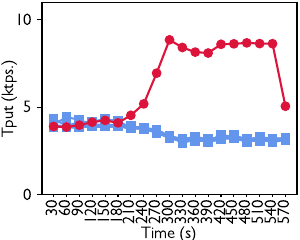

This figure's Python source:
import pandas as pd
import matplotlib.pyplot as plt

plt.rcParams["font.family"] = "Gill Sans"
plt.rcParams["font.size"] = "12"

data = pd.read_csv("timeline.csv")

fast_df = data.loc[data["node"] == 1]
slow_df = data.loc[data["node"] != 1].groupby("node")

fast_color = "crimson"
slow_color = "cornflowerblue"

fig, ax = plt.subplots(figsize=(3, 2.4))

# plot tput
for (_, df) in slow_df:
    ax.plot(df["time"], df["commits"] / 30 / 1000, "s-", color=slow_color)
ax.plot(fast_df["time"], fast_df["commits"] / 30 / 1000, "o-", color=fast_color)
ax.set_ylabel('Tput (ktps.)', labelpad=-1)
ax.set_ylim((0, 11))
ax.set_yticks(range(0, 11, 5))

ax.set_xlabel('Time (s)', labelpad=1)
ax.set_xticks(data["time"].drop_duplicates())
ax.tick_params(axis='x', labelrotation=90, length=2, pad=2)

plt.subplots_adjust(left=0.14, right=0.99, top=0.99, bottom=0.19)
# fig.tight_layout()
fig.savefig("plot.pdf", format="pdf")